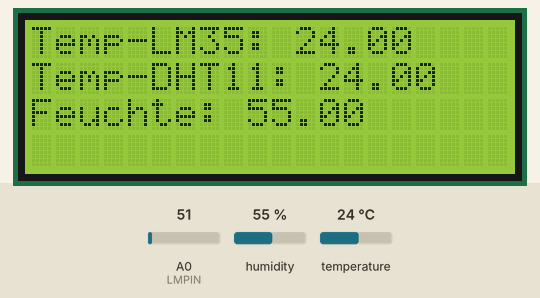
Simulated run of this sketch. Board: Arduino Uno, built with avr-gcc and run on an emulated ATmega328P. On the bench: 20×4 character LCD. Inputs (shaded band) come from the test bench; at power-on: humidity 55 %, A0 (LMPIN) = 51, temperature 24 °C.

Above: at 2.1 s.
2.2 s: humidity set to 22 %
At 5.2 s:
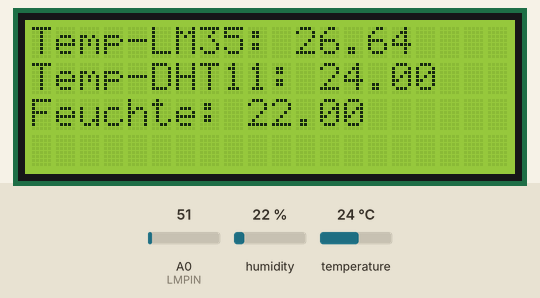
7.6 s: A0 (LMPIN) set to 71
At 10.4 s:
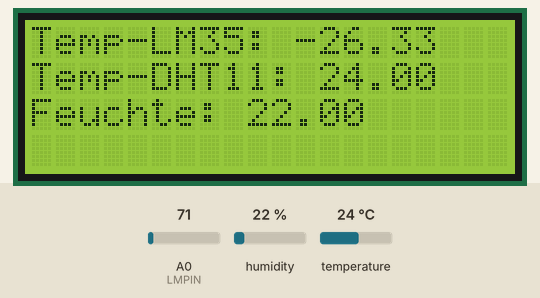
12.2 s: temperature set to 12 °C
At 14.2 s:
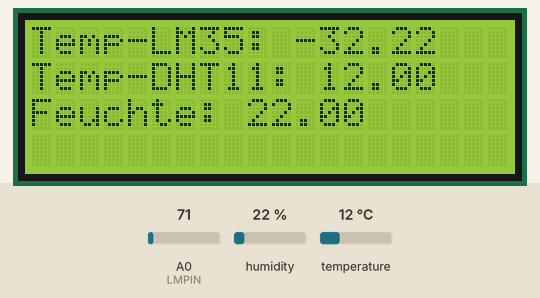
15.2 s: A0 (LMPIN) set to 61
At 15.6 s:
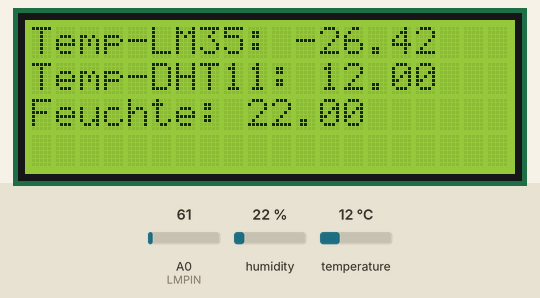
18.3 s: humidity set to 40 %
At 20.5 s:
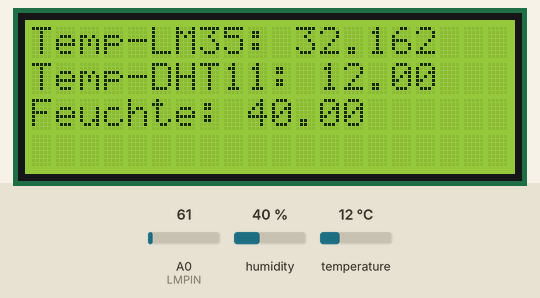
22.8 s: A0 (LMPIN) set to 86
At 23.1 s:
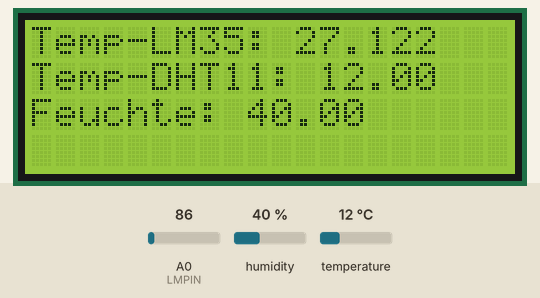
Timing chart, 0 to 25.8 s (numbered marks = the images above; inputs shaded):
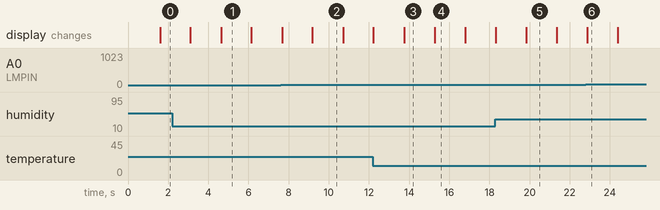

Measured:
- after the input at 7.6 s, the display: first differs from a run without the input after 1.6 s (image 2)
- after the input at 15.2 s, the display: changes after 0.07 s (image 4)
- after the input at 22.8 s, the display: changes after 0.08 s (image 6)
- what the display in image 1 shows lasts 1.5 s, from 4.6 s to 6.1 s

The sketch:

Wetterstation_02.12.2016_v1.ino.ino
```cpp
/*
 * Die Schaltung:
 * LCD RS pin to digital pin 12
 * LCD Enable pin to digital pin 11
 * LCD D4 pin to digital pin 5
 * LCD D5 pin to digital pin 4
 * LCD D6 pin to digital pin 3
 * LCD D7 pin to digital pin 2
 * LCD R/W pin to ground
 * LCD VSS pin to ground
 * LCD VCC pin to 5V
 * 10K resistor:
 * ends to +5V and ground
 * wiper to LCD VO pin (pin 3)
 */
#include <LiquidCrystal.h>              //Bibliotheken eingefügt
#include <DHT.h>                        //Bibliotheken eingefügt
#define DHTPIN 1                        //Der Daten Pin des DHTs wird auf 1 festgelegt
#define DHTTYPE DHT11                   //Der Typ des DHTs wird auf DHT11 eingestellt
#define LMPIN 0                         //Definition des LM35 Pins
DHT dht(DHTPIN,DHTTYPE);                //initialisierung der Bibliothek mit den Daten des Sensors
LiquidCrystal lcd(12,11,5,4,3,2);       //initialisierung der Bibliothek mit den Nummern der Pins des Displays
const int zyklen = 10;                  //Zyklen für sicheren Temperatur Wert
float feuchtigkeit;                     //Variable mit Kommastellen für die Luftfeuchtigkeit
float temperatur_LM35;                  //Variable mit Kommastellen für die Temperatur des LM35
float temperatur_DHT11;                 //Variable mit Kommastellen für die Temperatur des DHT11
void setup()          //Einmalige Befehle bei Programmstart für Einstellungen
{
  lcd.begin(20,4);    //Einstellung der Spalten und Zeilen
  dht.begin();        //start Befehl für Bibliothek
}

void loop()
{
  delay(1000);        //Warten auf Sensoren
  lese_temperatur();  //Funktionsaufruf zum Temperatur messen
  lese_feuchtigkeit();//Funktionsaufruf zum Feuchtigkeit messen
}

void lese_temperatur()                      //Funktion zum Temperatur lesen
{
  for(int i = 0; i < zyklen; i++)           //Schleife für Mehrfache Wiederholung der Berechnung
  {                                         //Und für sicheren Temperaturwert
    int analogWert = analogRead(LMPIN);   //lesen des analogen Wertes des LM35
    float temperatur_rechnen = (5 * 100 * analogWert) / 1024;     //Die Formel zur Berechnung
    temperatur_LM35 += temperatur_rechnen;                   //Aufsummieren der Messwerte
    delay(50);                           //Kurze Wartezeit
  }
  temperatur_LM35 /= zyklen;                //Berechnung des Mittelwerts
  temperatur_DHT11 = dht.readTemperature(); //Funktionsaufruf für den Temperaturwert des DHT11
  lcd.setCursor(0,0);                       //Setze Cursor in die erste Zeile und Spalte (0 ist die 1ste)
  lcd.print("Temp-LM35: ");                 //Anzeige von Text
  lcd.print(temperatur_LM35);               //Zeigt die Temperatur des LM35 an
  lcd.setCursor(0,1);                       //Cursor geht in die 2te Zeile
  lcd.print("Temp-DHT11: ");                //Anzeige von Text
  lcd.print(temperatur_DHT11);              //Zeigt die Temperatur des DHT11 an
}

void lese_feuchtigkeit()                      //Funktion zum feuchtigkeit messen
{
  feuchtigkeit = dht.readHumidity();          //lese Feuchtigkeit vom DHT11
  lcd.setCursor(0,2);                         //setze Cursor in die 3te Zeile
  lcd.print("Feuchte: ");                     //Anzeige von Text
  lcd.print(feuchtigkeit); //Zeige Feuchtigkeit an
}
```
